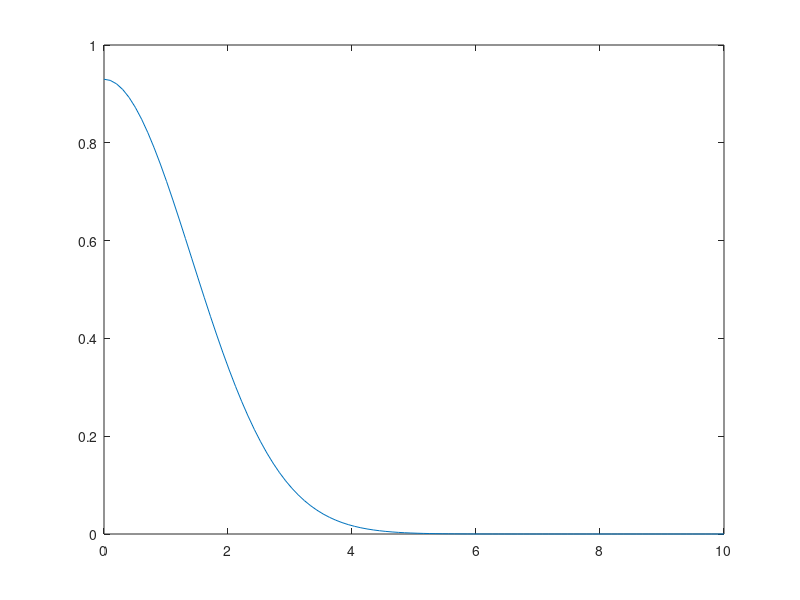

MATLAB code for this plot: (Note: this script raises an error after producing the figure.)
clear all
pause_length = 2^-10;
plotting = 0; % set to one if plots of encounters are wanted

% parameters for distribution of stepsize. EX = a*b, VX = a*b^2
a = 0.30*2;
b = 0.2/2;

% parameters for the gamma distribution for the initial steps
step_mean = 0.19;
step_var = 0.005;
a_init = step_mean^2/step_var;%0.09*10;
b_init = step_var/step_mean;%10^-1;

% variance of the noise added to each step
sigma_step = 0.0001;

% parameters relating to detection probability, p(d) = exp(-s*(D + d)^p)
Amp = 0.93;     % amplitude; reduce to make pd smaller everywhere
d = 0;   % acts as a focal point; pd for D larger than this are suppressed by larger p, while D smaller than this are increased by larger p
s = 0.5;   % decrease to make it harder to detect; lower to make difference smaller for large and small seperation distances D
p = 2;   % This parameter allows you to regulate difference in pd for large and small D; if p is small then pd becomes more uniform
plot(linspace(0,10,100),Amp*exp(-(s*linspace(0,10,100)).^p))

% Collision Avoidance Parameters: Parameter-Modification Factor = exp( -s*((x + d)/k)^-p )
d_ca1 = 0.01;    % increase to reduce PMF
k_ca1 = 1.4;    % increase to decrease modification for x<k-d and reduce modification for x>k-d
p_ca1 = 1.6;    % increases effect of avoidance modifier when 
s_ca1 = 0.2;


thetamod_k = 0.1;               % determines how quickly the person can change direction after detecting the other person
thetamod_s = 1.6;                % makes modification of behaviour more dramatic for very small ydiff, but less dramatic for large ydiff
thetamod_p = 3;                  % amplifies difference in reaction between small and large ydiff
thetavar = 0.023;                % determins the amount of random variability of the step-angle at each iteration.
thetavar0 = 0.015;               % variance of initial theta
r = 0.2;                         % collision radius of each person
xinit = 10;                      % determines how far apart they are at the start
sigma = 0.3;                     % variance of initial starting position
N = 300;                         % number of encounters
NTTC = 300;                      % Number of TTC to sample at first evasive action for each encounter
danger_FEA = zeros(1,N);         % danger index at time of first evasive action
DAFEA = ones(N, NTTC)*-10;          % Saves danger at first moment of evasive action; each row contains NTTC sampled ttc values
danger_CR = zeros(1,N);          % danger index at time of conflict resolution
danger_nodetec = zeros(1,N);     % highest index of danger for non-detection encounters (i.e. type 1 encounters)
enc_type = zeros(1,N);           % vector containing encounter type of each encounter
compute_ttc = 1;                 % tells the algorithm whether or not you want to estimate ttc distribution for each encounter
min_stepsize = 0.02;             % set to make it impossible for a stepsize to be smaller than this
stability_fac = 0.04;

for i=1:N
i
% initiation of walks
first_detection = 0;                                                 % They have not yet detected eachother
stepsize = min_stepsize*[1 1] + [gamrnd(a_init*[1 1],b_init)];        % determines average speed
theta = normrnd([0,0],thetavar0); 
A_real = -xinit;
B_real = xinit;
A_im = normrnd(0,sigma);
B_im = normrnd(0,sigma);
A = A_real+1i*A_im; A0 = A;
B = B_real+1i*B_im; B0 = B;
% data collection variables
detection_status = 0; 
encounter_classifier = 1; % 1 --> (no detection, no crash), -1 --> (detection, no crash) 2 --> (no detection, crash), -2 --> (detection, crash)
danger_vec = [];          % collects the danger index associated with each timestep
detec_vec = [];           % tracks detection status, 1 --> detection at timeframe i, 0 --> no detection at timeframe i

    while real(A) < xinit && real(B) > -xinit
        D = norm(A-B);
        Dim = norm(imag(A-B));
        pd = 1*Amp*exp(-(s*D)^p); % detection probability
        %%%%%%%%%%%%%%%% detection %%%%%%%%%%%%%%%%%%%%%%%%%%%%%%%%%%%%%%%%
        if  (detection_status==1 | rand(1) < pd) && real(A) < real(B)
            % saving information in vectors, and updating status
            if first_detection == 0 & compute_ttc == 1 % a loop that collects information at first moment of evasive action
                for k=1:NTTC
                    ttc = ttc_simulator_double_momentum(A,B,stepsize,theta,min_stepsize,sigma_step,r, thetavar,stability_fac);
                    DAFEA(i,k) = ttc;
                end
                danger_FEA(i) = norm(A-B) - 2*r;
            end
            
            first_detection = 1;                            % set to 1 so that above loop only runs on first moment of detection
            detection_status = 1;
            encounter_classifier = -1;
            detec_vec(length(detec_vec) + 1) = 1;
            danger_index = D - 2*r;
            danger_vec(length(danger_vec) + 1) = danger_index;

            % take next step
            pred_posA = A + a*b; % prediction of the A's future position
            pred_posB = B - a*b; % prediction of the A's future position
            pred_diff = pred_posA - pred_posB; % difference vector between predicted future position of A and B
            pred_dist = norm(pred_diff);       % distance between predicted positions at time i+1  
            alpha_modifier = exp(-s_ca1*((pred_dist + d_ca1)/k_ca1)^-p_ca1);
            stepsize = stepsize + normrnd([0,0],sigma_step); 
            stepsize(1) = max(min_stepsize,stepsize(1));
            stepsize(2) = max(min_stepsize,stepsize(2));
            theta = normrnd(theta,thetavar) + normrnd(-stability_fac*theta,thetavar) + exp(-0.2*pred_dist)*thetamod_k*sign(imag(pred_diff))*exppdf(abs(imag(thetamod_s*pred_diff))^thetamod_p, 1);
            A = A + stepsize(1)*exp(1i*theta(1));
            B = B - stepsize(2)*exp(1i*theta(2));
            
            % plotting %
            if plotting == 1
                xlim([-xinit,xinit])
                ylim([-4,4])
                plot([r*cos(linspace(0,2*pi,50))+real(A)]+1i*[r*sin(linspace(0,2*pi,50))+imag(A)])
                title("detection")
                hold on
                plot([r*cos(linspace(0,2*pi,50))+real(B)]+1i*[r*sin(linspace(0,2*pi,50))+imag(B)])
                xlim([-xinit,xinit])
                ylim([-4,4])
                hold off
                pause(pause_length)
            end
            if norm(A-B) < 2*r                         % this part is entered, then a colliosion with evasive action has occured
                hold on
                title("collision")
                hold off
                detec_vec(length(detec_vec) + 1) = 1;
                danger_index = norm(A-B) - 2*r;
                danger_vec(length(danger_vec) + 1) = danger_index;
                encounter_classifier = -2;             % set encounter to type crash with attempted evasive action
                break
            end
%%%%%%%%%%%%%%%%%%%%%%%% no detection %%%%%%%%%%%%%%%%%%%%%%%%%%%%%%%%%%%%%
        else
            % saving information in vectors, and updating status
            detec_vec(length(detec_vec) + 1) = 0;
            
            danger_index = D - 2*r;
            danger_vec(length(danger_vec) + 1) = danger_index;

            % taking next step
            theta = theta + normrnd(-stability_fac*theta,thetavar);
            stepsize = stepsize + normrnd([0 0],sigma_step*[1 1]);
            stepsize(1) = max(min_stepsize,stepsize(1));
            stepsize(2) = max(min_stepsize,stepsize(2));
            A = A + stepsize(1)*exp(1i*theta(1));
            B = B - stepsize(2)*exp(1i*theta(2));
            D = norm(A-B);

            % plotting %
            if plotting == 1
                xlim([-xinit,xinit])
                ylim([-4,4])
                plot([r*cos(linspace(0,2*pi,50))+real(A)]+1i*[r*sin(linspace(0,2*pi,50))+imag(A)])
                title("no detection")
                hold on
                plot([r*cos(linspace(0,2*pi,50))+real(B)]+1i*[r*sin(linspace(0,2*pi,50))+imag(B)])
                xlim([-xinit,xinit])
                ylim([-4,4])
                hold off
                pause(pause_length)
            end
            if norm(A-B) < 2*r % collision has occured before detection
                hold on
                title("collision")
                hold off
                detec_vec(length(detec_vec) + 1) = 1;
                danger_index = norm(A-B) - 2*r;
                danger_vec(length(danger_vec) + 1) = danger_index; 
                encounter_classifier = 2;                        % indicates a collision with no evase action attempted
                break
            end
        end
    end

    enc_type(i) = encounter_classifier;
    detec_dangerind = danger_vec(find(detec_vec)); % contains danger index for all times with detection status
    if encounter_classifier == 1     % i.e. no evasive action and no collision
        danger_nodetec(i) = min(danger_vec);
        danger_FEA(i) = 1000;    % 1000 indicates that there was no evasive action
    end
    if encounter_classifier == 2
        danger_FEA(i) = norm(A-B) - 2*r;
        %danger_CR(i) = detec_dangerind(end);    
    end

end

danger_FEA = danger_FEA(find(danger_FEA<1000));% remove all elements corresponding to encounters with no EA
% ttc_est = 0.003762, mindist_est = 0.002404812, ci_20000 =  0.0025052 0.0033 0.0040948 